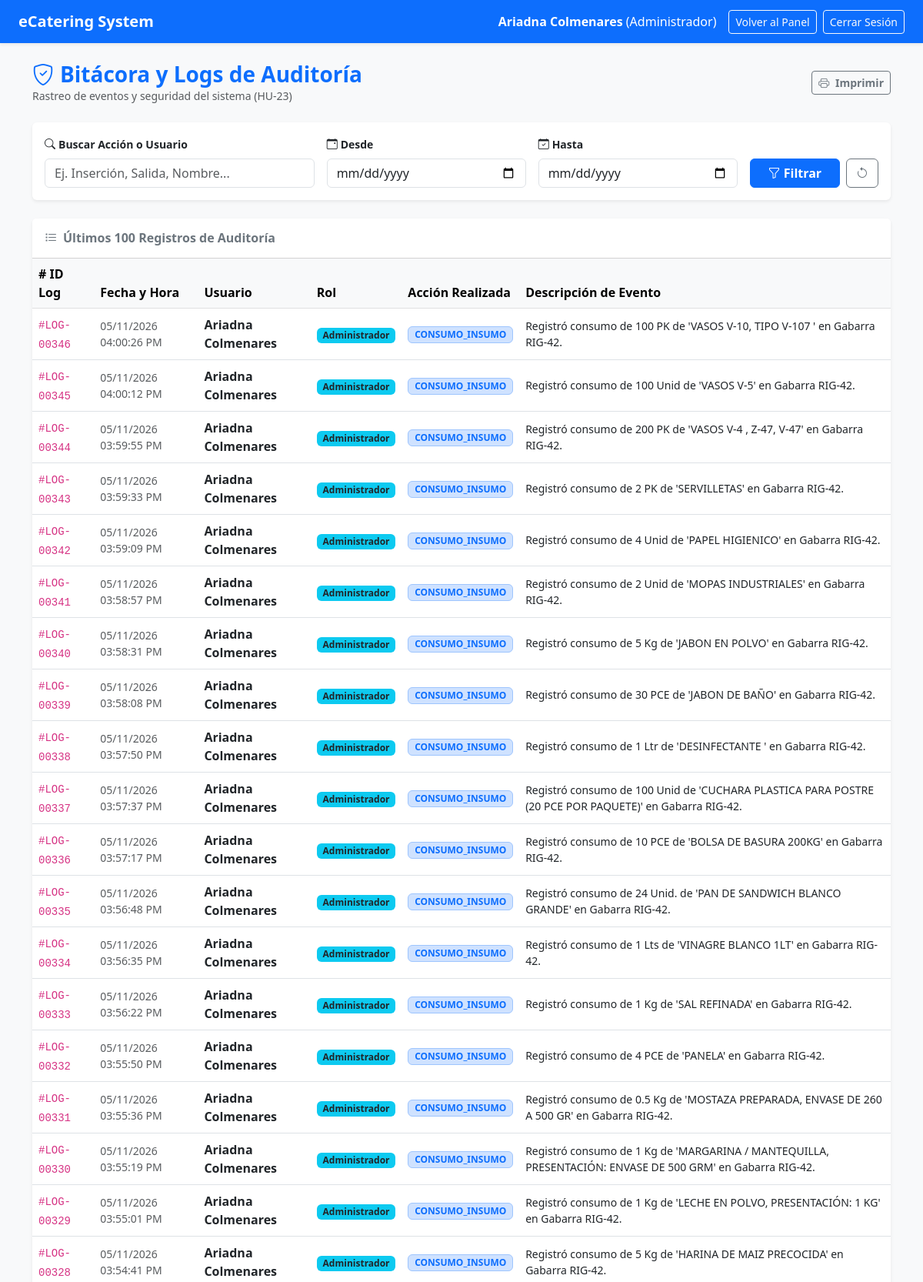
The app's page /logs.php (signed in, upper part) with its own data.
### tables this page shows
CREATE TABLE `logs_sistema` (
  `id_log` int(11) NOT NULL,
  `id_usuario` int(11) NOT NULL,
  `accion` varchar(100) NOT NULL,
  `descripcion` text NOT NULL,
  `fecha_hora` datetime NOT NULL
);

CREATE TABLE `usuarios` (
  `id_usuario` int(11) NOT NULL,
  `nombre` varchar(100) NOT NULL,
  `email` varchar(100) NOT NULL,
  `password` varchar(255) NOT NULL,
  `rol` enum('Administrador','Coord.(a) catering','Superv.(a) catering','Esp. Almacen') DEFAULT 'Coord.(a) catering',
  `creado_en` timestamp NOT NULL DEFAULT current_timestamp(),
  `estado` varchar(20) DEFAULT 'Activo'
);

### logs.php (the view, shortened to what this page needs)
<?php
require_once "config/conexion.php";
$buscar      = $_GET['buscar'] ?? '';
$f_inicio    = $_GET['fecha_inicio'] ?? '';
$f_fin       = $_GET['fecha_fin'] ?? '';
$where_conditions = [];
$sql_where = !empty($where_conditions) ? "WHERE " . implode(" AND ", $where_conditions) : "";
$sql_logs = "SELECT l.*, u.nombre AS nombre_usuario, u.rol
            FROM logs_sistema l
            LEFT JOIN usuarios u ON l.id_usuario = u.id_usuario
            $sql_where
            ORDER BY l.fecha_hora DESC
            LIMIT 100";
$res_logs = $conexion->query($sql_logs);
?>
<!DOCTYPE html>
<html lang="es">
<head>
    <link href="https://cdn.jsdelivr.net/npm/bootstrap@5.3.0/dist/css/bootstrap.min.css" rel="stylesheet">
    <link rel="stylesheet" href="https://cdn.jsdelivr.net/npm/bootstrap-icons@1.11.0/font/bootstrap-icons.css">
</head>
<body class="bg-light">
    <nav class="navbar navbar-expand-lg navbar-dark bg-primary px-4 shadow-sm">
        <a class="navbar-brand fw-bold" href="dashboard.php">eCatering System</a>
        <div class="ms-auto d-flex align-items-center text-white">
            <span class="me-3"><strong><?php echo htmlspecialchars($_SESSION['nombre']); ?></strong> (<?php echo htmlspecialchars($_SESSION['rol']); ?>)</span>
            <a href="dashboard.php" class="btn btn-outline-light btn-sm me-2">Volver al Panel</a>
            <a href="logout.php" class="btn btn-outline-light btn-sm">Cerrar Sesión</a>
        </div>
    </nav>
    <div class="container my-4">
        <div class="d-flex justify-content-between align-items-center mb-4">
            <div>
                <h3 class="fw-bold text-primary mb-0"><i class="bi bi-shield-check me-2"></i>Bitácora y Logs de Auditoría</h3>
                <p class="text-muted small mb-0">Rastreo de eventos y seguridad del sistema (HU-23)</p>
            </div>
            <div>
                <button onclick="window.print();" class="btn btn-outline-secondary btn-sm fw-bold">
                    <i class="bi bi-printer me-1"></i> Imprimir
                </button>
            </div>
        </div>
        <div class="card border-0 shadow-sm mb-4">
            <div class="card-body">
                <form method="GET" action="logs.php" class="row g-3 align-items-end">
                    <div class="col-md-4">
                        <label class="form-label fw-bold small"><i class="bi bi-search me-1"></i>Buscar Acción o Usuario</label>
                        <input type="text" name="buscar" class="form-control" placeholder="Ej. Inserción, Salida, Nombre..." value="<?php echo htmlspecialchars($buscar); ?>">
                    </div>
                    <div class="col-md-3">
                        <label class="form-label fw-bold small"><i class="bi bi-calendar-event me-1"></i>Desde</label>
                        <input type="date" name="fecha_inicio" class="form-control" value="<?php echo htmlspecialchars($f_inicio); ?>">
                    </div>
                    <div class="col-md-3">
                        <label class="form-label fw-bold small"><i class="bi bi-calendar-check me-1"></i>Hasta</label>
                        <input type="date" name="fecha_fin" class="form-control" value="<?php echo htmlspecialchars($f_fin); ?>">
                    </div>
                    <div class="col-md-2 d-flex gap-2">
                        <button type="submit" class="btn btn-primary w-100 fw-bold"><i class="bi bi-funnel"></i> Filtrar</button>
                        <a href="logs.php" class="btn btn-outline-secondary" title="Limpiar Filtros"><i class="bi bi-arrow-counterclockwise"></i></a>
                    </div>
                </form>
            </div>
        </div>
        <div class="card border-0 shadow-sm">
            <div class="card-header bg-white py-3">
                <h6 class="fw-bold text-secondary mb-0"><i class="bi bi-list-task me-2"></i>Últimos 100 Registros de Auditoría</h6>
            </div>
            <div class="card-body p-0">
                <div class="table-responsive">
                    <table class="table table-hover align-middle mb-0">
                        <thead class="table-light">
                            <tr>
                                <th># ID Log</th>
                                <th>Fecha y Hora</th>
                                <th>Usuario</th>
                                <th>Rol</th>
                                <th>Acción Realizada</th>
                                <th>Descripción de Evento</th>
                            </tr>
                        </thead>
                        <tbody>
                            <?php if ($res_logs && $res_logs->num_rows > 0): ?>
                                <?php while ($log = $res_logs->fetch_assoc()): ?>
                                    <tr>
                                        <td><code>#LOG-<?php echo str_pad($log['id_log'], 5, '0', STR_PAD_LEFT); ?></code></td>
                                        <td class="small text-muted"><?php echo date('d/m/Y h:i:s A', strtotime($log['fecha_hora'])); ?></td>
                                        <td class="fw-bold"><?php echo htmlspecialchars($log['nombre_usuario'] ?? 'Sistema / Desconocido'); ?></td>
                                        <td>
                                            <span class="badge bg-info text-dark">
                                                <?php echo htmlspecialchars($log['rol'] ?? 'N/A'); ?>
                                            </span>
                                        </td>
                                        <td>
                                            <span class="badge bg-primary-subtle text-primary border border-primary-subtle">
                                                <?php echo htmlspecialchars($log['accion']); ?>
                                            </span>
                                        </td>
                                        <td class="small text-dark"><?php echo htmlspecialchars($log['descripcion']); ?></td>
                                    </tr>
                                <?php endwhile; ?>
                            <?php else: ?>
                                <tr>
                                    <td colspan="6" class="text-center py-4 text-muted">No se encontraron eventos o logs registrados bajo los criterios seleccionados.</td>
                                </tr>
                            <?php endif; ?>
                        </tbody>
                    </table>
                </div>
            </div>
        </div>
    </div>
</body>
</html>

### records on screen
logs_sistema: id_log "00346", fecha_hora "05/11/2026 04:00:26 PM", id_usuario.nombre "Ariadna Colmenares", id_usuario.rol "Administrador", accion "CONSUMO_INSUMO", descripcion "Registró consumo de 100 PK de 'VASOS V-10, TIPO V-107 ' en Gabarra RIG-42."
logs_sistema: id_log "00345", fecha_hora "05/11/2026 04:00:12 PM", id_usuario.nombre "Ariadna Colmenares", id_usuario.rol "Administrador", accion "CONSUMO_INSUMO", descripcion "Registró consumo de 100 Unid de 'VASOS V-5' en Gabarra RIG-42."
logs_sistema: id_log "00344", fecha_hora "05/11/2026 03:59:55 PM", id_usuario.nombre "Ariadna Colmenares", id_usuario.rol "Administrador", accion "CONSUMO_INSUMO", descripcion "Registró consumo de 200 PK de 'VASOS V-4 , Z-47, V-47' en Gabarra RIG-42."
logs_sistema: id_log "00343", fecha_hora "05/11/2026 03:59:33 PM", id_usuario.nombre "Ariadna Colmenares", id_usuario.rol "Administrador", accion "CONSUMO_INSUMO", descripcion "Registró consumo de 2 PK de 'SERVILLETAS' en Gabarra RIG-42."
logs_sistema: id_log "00342", fecha_hora "05/11/2026 03:59:09 PM", id_usuario.nombre "Ariadna Colmenares", id_usuario.rol "Administrador", accion "CONSUMO_INSUMO", descripcion "Registró consumo de 4 Unid de 'PAPEL HIGIENICO' en Gabarra RIG-42."
logs_sistema: id_log "00341", fecha_hora "05/11/2026 03:58:57 PM", id_usuario.nombre "Ariadna Colmenares", id_usuario.rol "Administrador", accion "CONSUMO_INSUMO", descripcion "Registró consumo de 2 Unid de 'MOPAS INDUSTRIALES' en Gabarra RIG-42."
logs_sistema: id_log "00340", fecha_hora "05/11/2026 03:58:31 PM", id_usuario.nombre "Ariadna Colmenares", id_usuario.rol "Administrador", accion "CONSUMO_INSUMO", descripcion "Registró consumo de 5 Kg de 'JABON EN POLVO' en Gabarra RIG-42."
logs_sistema: id_log "00339", fecha_hora "05/11/2026 03:58:08 PM", id_usuario.nombre "Ariadna Colmenares", id_usuario.rol "Administrador", accion "CONSUMO_INSUMO", descripcion "Registró consumo de 30 PCE de 'JABON DE BAÑO' en Gabarra RIG-42."
logs_sistema: id_log "00338", fecha_hora "05/11/2026 03:57:50 PM", id_usuario.nombre "Ariadna Colmenares", id_usuario.rol "Administrador", accion "CONSUMO_INSUMO", descripcion "Registró consumo de 1 Ltr de 'DESINFECTANTE ' en Gabarra RIG-42."
logs_sistema: id_log "00337", fecha_hora "05/11/2026 03:57:37 PM", id_usuario.nombre "Ariadna Colmenares", id_usuario.rol "Administrador", accion "CONSUMO_INSUMO", descripcion "Registró consumo de 100 Unid de 'CUCHARA PLASTICA PARA POSTRE (20 PCE POR PAQUETE)' en Gabarra RIG-42."
logs_sistema: id_log "00336", fecha_hora "05/11/2026 03:57:17 PM", id_usuario.nombre "Ariadna Colmenares", id_usuario.rol "Administrador", accion "CONSUMO_INSUMO", descripcion "Registró consumo de 10 PCE de 'BOLSA DE BASURA 200KG' en Gabarra RIG-42."
logs_sistema: id_log "00335", fecha_hora "05/11/2026 03:56:48 PM", id_usuario.nombre "Ariadna Colmenares", id_usuario.rol "Administrador", accion "CONSUMO_INSUMO", descripcion "Registró consumo de 24 Unid. de 'PAN DE SANDWICH BLANCO GRANDE' en Gabarra RIG-42."
logs_sistema: id_log "00334", fecha_hora "05/11/2026 03:56:35 PM", id_usuario.nombre "Ariadna Colmenares", id_usuario.rol "Administrador", accion "CONSUMO_INSUMO", descripcion "Registró consumo de 1 Lts de 'VINAGRE BLANCO 1LT' en Gabarra RIG-42."
logs_sistema: id_log "00333", fecha_hora "05/11/2026 03:56:22 PM", id_usuario.nombre "Ariadna Colmenares", id_usuario.rol "Administrador", accion "CONSUMO_INSUMO", descripcion "Registró consumo de 1 Kg de 'SAL REFINADA' en Gabarra RIG-42."
logs_sistema: id_log "00332", fecha_hora "05/11/2026 03:55:50 PM", id_usuario.nombre "Ariadna Colmenares", id_usuario.rol "Administrador", accion "CONSUMO_INSUMO", descripcion "Registró consumo de 4 PCE de 'PANELA' en Gabarra RIG-42."
logs_sistema: id_log "00331", fecha_hora "05/11/2026 03:55:36 PM", id_usuario.nombre "Ariadna Colmenares", id_usuario.rol "Administrador", accion "CONSUMO_INSUMO", descripcion "Registró consumo de 0.5 Kg de 'MOSTAZA PREPARADA, ENVASE DE 260 A 500 GR' en Gabarra RIG-42."
logs_sistema: id_log "00330", fecha_hora "05/11/2026 03:55:19 PM", id_usuario.nombre "Ariadna Colmenares", id_usuario.rol "Administrador", accion "CONSUMO_INSUMO", descripcion "Registró consumo de 1 Kg de 'MARGARINA / MANTEQUILLA, PRESENTACIÓN: ENVASE DE 500 GRM' en Gabarra RIG-42."
logs_sistema: id_log "00329", fecha_hora "05/11/2026 03:55:01 PM", id_usuario.nombre "Ariadna Colmenares", id_usuario.rol "Administrador", accion "CONSUMO_INSUMO", descripcion "Registró consumo de 1 Kg de 'LECHE EN POLVO, PRESENTACIÓN: 1 KG' en Gabarra RIG-42."
logs_sistema: id_log "00328", fecha_hora "05/11/2026 03:54:41 PM", id_usuario.nombre "Ariadna Colmenares", id_usuario.rol "Administrador", accion "CONSUMO_INSUMO", descripcion "Registró consumo de 5 Kg de 'HARINA DE MAIZ PRECOCIDA' en Gabarra RIG-42."

### other values on screen
$_SESSION['nombre'] "Ariadna Colmenares"
$_SESSION['rol'] "Administrador"
